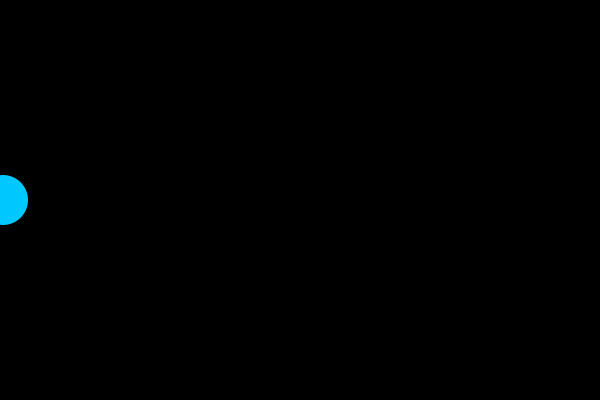
Frame 1 (no input)
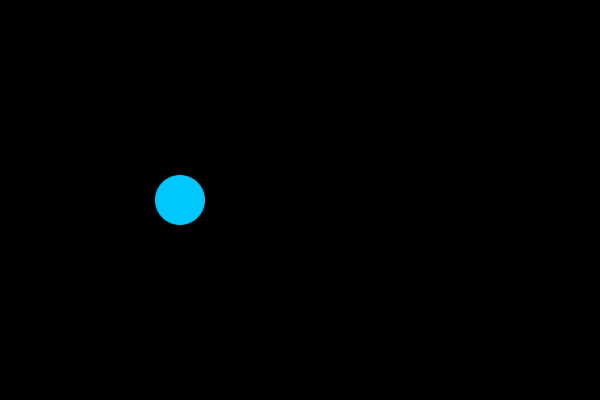
Frame 60 (the mouse pressed at the canvas centre just before this capture)
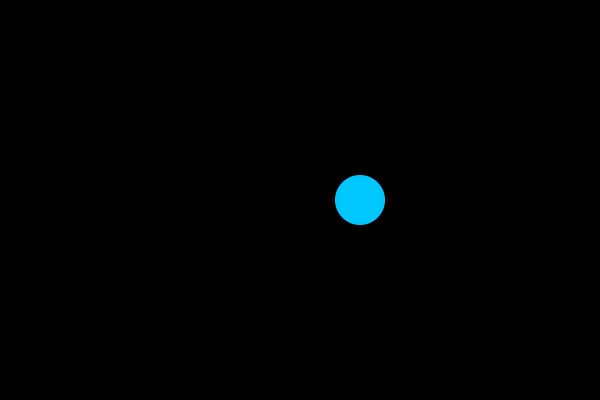
Frame 120 (the mouse held since frame 60 and released just before this capture)

The Processing sketch that drew these frames (run headless with seeded random() and noise(); from frame 60 on, the mouse is pressed at the canvas centre):

// Processing sketch: Opdracht_8_7
// ── Opdracht_8_7.pde
int x = 0;
void setup() {
  size(600, 400);
}
void draw() {
  background(0);
  beweegBal();
  tekenBal();
}
void beweegBal() {
  x += 3;
  if (x > width + 25) {
    x = -25;
  }
}
void tekenBal() {
  fill(0, 200, 255);
  noStroke();
  ellipse(x, 200, 50, 50);
}
